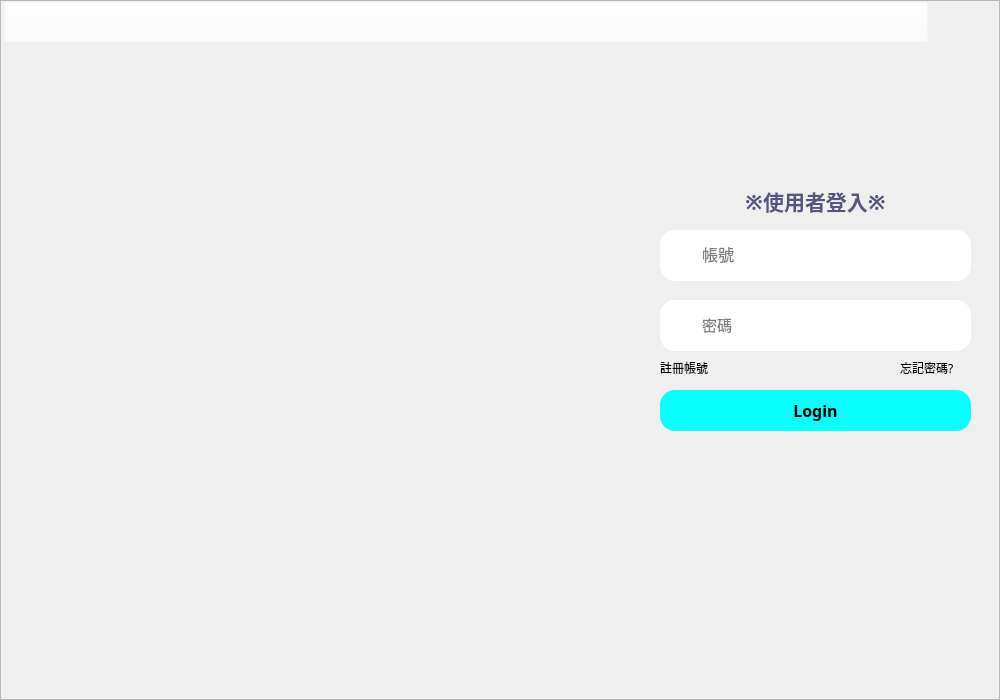
<?xml version="1.0" encoding="UTF-8"?>
<ui version="4.0">
 <class>LoginWindow</class>
 <widget class="QMainWindow" name="LoginWindow">
  <property name="geometry">
   <rect>
    <x>0</x>
    <y>0</y>
    <width>1000</width>
    <height>700</height>
   </rect>
  </property>
  <property name="windowTitle">
   <string>MainWindow</string>
  </property>
  <widget class="QWidget" name="centralwidget">
   <widget class="QFrame" name="frame">
    <property name="geometry">
     <rect>
      <x>0</x>
      <y>0</y>
      <width>1000</width>
      <height>700</height>
     </rect>
    </property>
    <property name="font">
     <font>
      <family>微軟正黑體</family>
      <pointsize>12</pointsize>
     </font>
    </property>
    <property name="styleSheet">
     <string notr="true"/>
    </property>
    <property name="frameShape">
     <enum>QFrame::StyledPanel</enum>
    </property>
    <property name="frameShadow">
     <enum>QFrame::Raised</enum>
    </property>
    <widget class="QWidget" name="horizontalLayoutWidget">
     <property name="geometry">
      <rect>
       <x>0</x>
       <y>1</y>
       <width>1001</width>
       <height>42</height>
      </rect>
     </property>
     <layout class="QHBoxLayout" name="layout_LoginControll">
      <property name="spacing">
       <number>0</number>
      </property>
      <item>
       <widget class="QToolButton" name="LoginMove">
        <property name="minimumSize">
         <size>
          <width>924</width>
          <height>40</height>
         </size>
        </property>
        <property name="styleSheet">
         <string notr="true">background-color: rgba(255, 255, 255, 0);</string>
        </property>
        <property name="text">
         <string/>
        </property>
       </widget>
      </item>
      <item>
       <widget class="QLabel" name="label_LoginMin">
        <property name="minimumSize">
         <size>
          <width>30</width>
          <height>30</height>
         </size>
        </property>
        <property name="maximumSize">
         <size>
          <width>25</width>
          <height>25</height>
         </size>
        </property>
        <property name="styleSheet">
         <string notr="true">border-image: url(./src/gui/image/WindowMin.jpg);</string>
        </property>
        <property name="text">
         <string/>
        </property>
       </widget>
      </item>
      <item>
       <widget class="QLabel" name="label_LoginClose">
        <property name="minimumSize">
         <size>
          <width>30</width>
          <height>30</height>
         </size>
        </property>
        <property name="maximumSize">
         <size>
          <width>25</width>
          <height>25</height>
         </size>
        </property>
        <property name="styleSheet">
         <string notr="true">border-image: url(./src/gui/image/WindowClose.jpg);</string>
        </property>
        <property name="text">
         <string/>
        </property>
       </widget>
      </item>
     </layout>
    </widget>
    <widget class="QPushButton" name="button_LogicIn">
     <property name="geometry">
      <rect>
       <x>660</x>
       <y>390</y>
       <width>311</width>
       <height>41</height>
      </rect>
     </property>
     <property name="font">
      <font>
       <family>華康粗明體(P)</family>
       <pointsize>12</pointsize>
       <weight>75</weight>
       <bold>true</bold>
       <underline>false</underline>
      </font>
     </property>
     <property name="styleSheet">
      <string notr="true">background-color: rgb(10, 255, 255);
border-radius: 15px;</string>
     </property>
     <property name="text">
      <string>Login</string>
     </property>
    </widget>
    <widget class="QLabel" name="ForgetPW">
     <property name="geometry">
      <rect>
       <x>900</x>
       <y>360</y>
       <width>71</width>
       <height>16</height>
      </rect>
     </property>
     <property name="font">
      <font>
       <family>微軟正黑體</family>
       <pointsize>9</pointsize>
      </font>
     </property>
     <property name="text">
      <string>忘記密碼?</string>
     </property>
    </widget>
    <widget class="QLabel" name="CreateID">
     <property name="geometry">
      <rect>
       <x>660</x>
       <y>360</y>
       <width>71</width>
       <height>16</height>
      </rect>
     </property>
     <property name="font">
      <font>
       <family>微軟正黑體</family>
       <pointsize>9</pointsize>
      </font>
     </property>
     <property name="text">
      <string>註冊帳號</string>
     </property>
    </widget>
    <widget class="QWidget" name="horizontalLayoutWidget_3">
     <property name="geometry">
      <rect>
       <x>660</x>
       <y>230</y>
       <width>311</width>
       <height>51</height>
      </rect>
     </property>
     <layout class="QHBoxLayout" name="layout_ID">
      <property name="spacing">
       <number>1</number>
      </property>
      <item>
       <widget class="QFrame" name="frame_ID">
        <property name="styleSheet">
         <string notr="true">background-color: rgb(255, 255, 255);
border-radius: 15px;</string>
        </property>
        <property name="frameShape">
         <enum>QFrame::StyledPanel</enum>
        </property>
        <property name="frameShadow">
         <enum>QFrame::Raised</enum>
        </property>
        <widget class="QLabel" name="icon_ID">
         <property name="geometry">
          <rect>
           <x>10</x>
           <y>10</y>
           <width>30</width>
           <height>30</height>
          </rect>
         </property>
         <property name="minimumSize">
          <size>
           <width>30</width>
           <height>0</height>
          </size>
         </property>
         <property name="maximumSize">
          <size>
           <width>16777215</width>
           <height>30</height>
          </size>
         </property>
         <property name="styleSheet">
          <string notr="true">border-image: url(./src/gui/image/Account_Icon.jpg);</string>
         </property>
         <property name="text">
          <string/>
         </property>
         <property name="textFormat">
          <enum>Qt::PlainText</enum>
         </property>
        </widget>
        <widget class="QLineEdit" name="input_ID">
         <property name="geometry">
          <rect>
           <x>40</x>
           <y>10</y>
           <width>261</width>
           <height>27</height>
          </rect>
         </property>
         <property name="minimumSize">
          <size>
           <width>20</width>
           <height>20</height>
          </size>
         </property>
         <property name="font">
          <font>
           <family>微軟正黑體</family>
           <pointsize>12</pointsize>
           <weight>50</weight>
           <bold>false</bold>
           <underline>false</underline>
           <kerning>false</kerning>
          </font>
         </property>
         <property name="cursor">
          <cursorShape>IBeamCursor</cursorShape>
         </property>
         <property name="text">
          <string/>
         </property>
         <property name="maxLength">
          <number>100</number>
         </property>
         <property name="frame">
          <bool>false</bool>
         </property>
         <property name="echoMode">
          <enum>QLineEdit::Normal</enum>
         </property>
         <property name="alignment">
          <set>Qt::AlignBottom|Qt::AlignLeading|Qt::AlignLeft</set>
         </property>
         <property name="placeholderText">
          <string>帳號</string>
         </property>
        </widget>
       </widget>
      </item>
     </layout>
    </widget>
    <widget class="QWidget" name="horizontalLayoutWidget_5">
     <property name="geometry">
      <rect>
       <x>660</x>
       <y>300</y>
       <width>311</width>
       <height>51</height>
      </rect>
     </property>
     <layout class="QHBoxLayout" name="layout_PW">
      <property name="spacing">
       <number>1</number>
      </property>
      <item>
       <widget class="QFrame" name="frame_PW">
        <property name="styleSheet">
         <string notr="true">#frame_PW{background-color: rgb(255, 255, 255);
border-radius: 15px;}</string>
        </property>
        <property name="frameShape">
         <enum>QFrame::StyledPanel</enum>
        </property>
        <property name="frameShadow">
         <enum>QFrame::Raised</enum>
        </property>
        <widget class="QLabel" name="icon_PW">
         <property name="geometry">
          <rect>
           <x>10</x>
           <y>10</y>
           <width>31</width>
           <height>30</height>
          </rect>
         </property>
         <property name="minimumSize">
          <size>
           <width>30</width>
           <height>0</height>
          </size>
         </property>
         <property name="maximumSize">
          <size>
           <width>16777215</width>
           <height>30</height>
          </size>
         </property>
         <property name="styleSheet">
          <string notr="true">border-image: url(./src/gui/image/Password_Icon.jpg);</string>
         </property>
         <property name="text">
          <string/>
         </property>
         <property name="textFormat">
          <enum>Qt::PlainText</enum>
         </property>
        </widget>
        <widget class="QLineEdit" name="input_PW">
         <property name="geometry">
          <rect>
           <x>40</x>
           <y>10</y>
           <width>261</width>
           <height>27</height>
          </rect>
         </property>
         <property name="minimumSize">
          <size>
           <width>20</width>
           <height>20</height>
          </size>
         </property>
         <property name="font">
          <font>
           <family>微軟正黑體</family>
           <pointsize>11</pointsize>
           <weight>50</weight>
           <bold>false</bold>
           <underline>false</underline>
           <kerning>false</kerning>
          </font>
         </property>
         <property name="cursor">
          <cursorShape>IBeamCursor</cursorShape>
         </property>
         <property name="text">
          <string/>
         </property>
         <property name="maxLength">
          <number>100</number>
         </property>
         <property name="frame">
          <bool>false</bool>
         </property>
         <property name="echoMode">
          <enum>QLineEdit::Password</enum>
         </property>
         <property name="alignment">
          <set>Qt::AlignBottom|Qt::AlignLeading|Qt::AlignLeft</set>
         </property>
         <property name="placeholderText">
          <string>密碼</string>
         </property>
        </widget>
       </widget>
      </item>
     </layout>
    </widget>
    <widget class="QLabel" name="hint_UserLogin">
     <property name="geometry">
      <rect>
       <x>660</x>
       <y>180</y>
       <width>311</width>
       <height>41</height>
      </rect>
     </property>
     <property name="font">
      <font>
       <family>微軟正黑體</family>
       <pointsize>16</pointsize>
       <weight>75</weight>
       <bold>true</bold>
      </font>
     </property>
     <property name="styleSheet">
      <string notr="true">color: rgb(85, 85, 127);</string>
     </property>
     <property name="text">
      <string>※使用者登入※</string>
     </property>
     <property name="alignment">
      <set>Qt::AlignCenter</set>
     </property>
    </widget>
    <widget class="QLabel" name="label_LoginBackground">
     <property name="geometry">
      <rect>
       <x>0</x>
       <y>0</y>
       <width>1000</width>
       <height>700</height>
      </rect>
     </property>
     <property name="minimumSize">
      <size>
       <width>1000</width>
       <height>700</height>
      </size>
     </property>
     <property name="maximumSize">
      <size>
       <width>1000</width>
       <height>700</height>
      </size>
     </property>
     <property name="styleSheet">
      <string notr="true">#label_LoginBackground{background-image:url(./src/gui/image/Login_Background.png);
border-radius: 20px;}</string>
     </property>
     <property name="text">
      <string/>
     </property>
    </widget>
    <zorder>label_LoginBackground</zorder>
    <zorder>horizontalLayoutWidget</zorder>
    <zorder>button_LogicIn</zorder>
    <zorder>ForgetPW</zorder>
    <zorder>CreateID</zorder>
    <zorder>horizontalLayoutWidget_3</zorder>
    <zorder>horizontalLayoutWidget_5</zorder>
    <zorder>hint_UserLogin</zorder>
   </widget>
  </widget>
 </widget>
 <resources>
  <include location="image/image.qrc"/>
 </resources>
 <connections/>
</ui>
